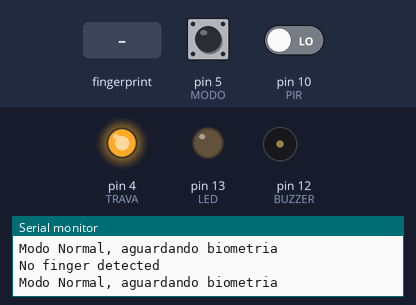
A sketch run on a simulated Arduino Uno, built with avr-gcc and run on an emulated ATmega328P. On the bench: output pins drawn as LEDs (lit = HIGH), buzzer (waves = sounding, pin HIGH), the last lines printed to the serial monitor. Dashed ring = blinking. The test bench sets the inputs (shaded band); at power-on: pin 5 (MODO) HIGH, pin 10 (PIR) LOW. The modem accepts every AT command (registered, SIM ready, sends succeed) and sends nothing else.

Above: at 7.9 s.
8.0 s: pin 5 (MODO) pulled LOW for 0.15 s
10.5 s: finger stored as number 1 placed on the sensor
12.3 s: pin 5 (MODO) pulled LOW for 1 s
16.3 s: pin 5 (MODO) driven LOW and pin 10 (PIR) driven HIGH
At 23.7 s:
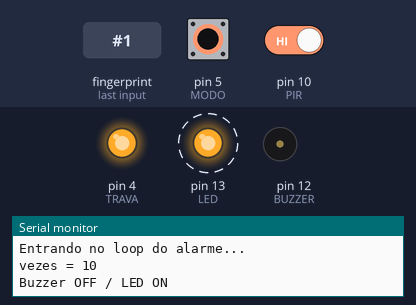
At 24.2 s:
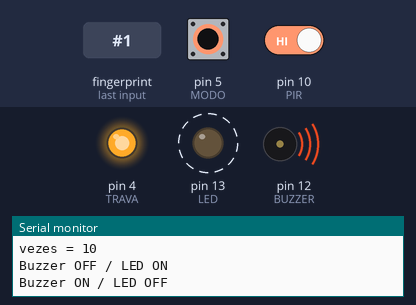
Timing chart, 0 to 25.3 s (numbered marks = the images above; inputs shaded):
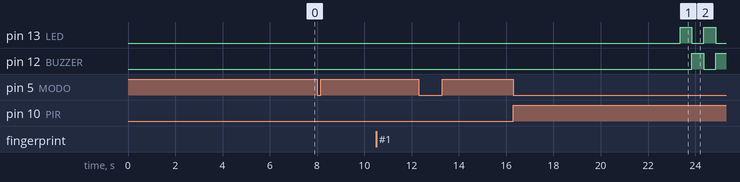

The sketch:

SIM_800L_PIR_buzzer_led__finger_14062022_EXCUTE.ino
```cpp
#include  <SoftwareSerial.h>

//*****************************************************************
// Parâmetros do Sensor Biométrico
//*****************************************************************
#include <Adafruit_Fingerprint.h>
SoftwareSerial mySerial(7, 8);
// Pinos do Sensor Biométrico
// Arduino -->  Sensor
//    8    -->   RX
//    7   -->    TX
Adafruit_Fingerprint finger = Adafruit_Fingerprint(&mySerial);

//******************************************************************

// Número do telefone do receptor do alarme com código do país
const String PHONE = "+5511982405573";


// pino RX do módulo GSM para Arduino 3
// pino TX do módulo GSM para Arduino 2
#define  rxPin  2
#define  txPin  3
SoftwareSerial sim800(rxPin,txPin);

// Definição dos pinos:
#define TRAVA 4
#define MODO 5
#define PIR 10
#define BUZZER 12
#define LED 13

bool statusModo = 0;
// Se o pino 5 estiver em HIGH, modo Normal. (Lê biometria e abre trava)
// Se o pino 5 estiver em LOW, modo Alarme. (Aguarda PIR e aciona LED e BUZZER, conforme função "Alarme")

bool valorPIR;

int sinal = 0;
int vezes = 10;

void  setup() {
  Serial.begin(9600); //Inicializando o serial monitor
  delay(50);

  finger.begin(57600);
  delay(50);

  Serial.println("");
  Serial.println("Inicializando!!");
  Serial.println("");
  delay(3000);

  inicializaBiometria();
  delay(1500);

  // inicializa o sensor como entrada

  sim800.begin(9600);
  Serial.println("SIM800L software inicializado");

  sim800.println("AT");
  delay(1000);

  pinMode(MODO, INPUT_PULLUP);
  pinMode(TRAVA, OUTPUT);
  pinMode(BUZZER,OUTPUT);
  pinMode(PIR, INPUT);
  pinMode(LED, OUTPUT);

  // Trava desligada em HIGH
  digitalWrite(TRAVA, HIGH);
}

void inicializaBiometria(){

  if (finger.verifyPassword()) {
    Serial.println("Sensor biométrico encontrado!");
  } else {
    Serial.println("Sensor biométrico não encontrado... :(");
    while (1) { delay(1); }
  }
  Serial.println(F("Reading sensor parameters"));
  finger.getParameters();
  Serial.print(F("Status: 0x")); Serial.println(finger.status_reg, HEX);
  Serial.print(F("Sys ID: 0x")); Serial.println(finger.system_id, HEX);
  Serial.print(F("Capacity: ")); Serial.println(finger.capacity);
  Serial.print(F("Security level: ")); Serial.println(finger.security_level);
  Serial.print(F("Device address: ")); Serial.println(finger.device_addr, HEX);
  Serial.print(F("Packet len: ")); Serial.println(finger.packet_len);
  Serial.print(F("Baud rate: ")); Serial.println(finger.baud_rate);
  finger.getTemplateCount();

  if (finger.templateCount == 0) {
    Serial.print("Sensor doesn't contain any fingerprint data. Please run the 'enroll' example.");
  }
  else {
    Serial.println("Waiting for valid finger...");
      Serial.print("Sensor contains "); Serial.print(finger.templateCount); Serial.println(" templates");
  }

}


void  loop(){
  statusModo = digitalRead(MODO);
  if(statusModo == HIGH) modoNormal();
  else modoAlarme();
}

void modoNormal(){
  Serial.println("Modo Normal, aguardando biometria");
  mySerial.listen();
  getFingerprintID();
  delay(50);
  int idEncontrado = finger.fingerID;
  if(idEncontrado == 100){
    Serial.println("Liberado :-) !!!!");
    delay(2000);
    Serial.println("");
    Serial.println("Trava ativada por um segundo...");
    digitalWrite(TRAVA, LOW);
    delay(1000);
    digitalWrite(TRAVA, HIGH);
    Serial.println("");
    Serial.println("Feito!");
    Serial.println("");
    idEncontrado = 0;
    finger.fingerID = 0;
    Serial.println("Aguarde...");
    Serial.println("");
    delay(2000);
  }

}

void modoAlarme()
{
sim800.listen();
////////////////////////////////////////////// _
while(sim800.available()){
  Serial.println(sim800.readString());
}
////////////////////////////////////////////// _
while(Serial.available()) {
  sim800.println(Serial.readString());
}
////////////////////////////////////////////// _

 int valorPIR = digitalRead(PIR);
  if (valorPIR == HIGH) { // verifica se o sensor é HIGH // estado = ALTO;
    Serial.println ("Movimento detectado!");
    Serial.println ("Ligando....");
    delay (1000);
    sim800.println ("ATD"+PHONE+";");
    delay (5000);
    vezes = 10;
    alarme();
    }
  else Serial.println("PIR desativado...");
}

void alarme(){
    Serial.println("Entrando no loop do alarme...");
    delay(1000);
    while(vezes != 0)
    {

    Serial.print("vezes = ");
    Serial.println(vezes);
    digitalWrite(BUZZER, LOW);
    digitalWrite(LED, HIGH);
    Serial.println("Buzzer OFF / LED ON");
    delay(500);
    digitalWrite(BUZZER, HIGH);
    digitalWrite(LED, LOW);
    Serial.println("Buzzer ON / LED OFF");
    delay(500);
    vezes--;
    }
}

uint8_t getFingerprintID() {
  uint8_t p = finger.getImage();
  switch (p) {
    case FINGERPRINT_OK:
      Serial.println("Image taken");
      break;
    case FINGERPRINT_NOFINGER:
      Serial.println("No finger detected");
      return p;
    case FINGERPRINT_PACKETRECIEVEERR:
      Serial.println("Communication error");
      return p;
    case FINGERPRINT_IMAGEFAIL:
      Serial.println("Imaging error");
      return p;
    default:
      Serial.println("Unknown error");
      return p;
  }

  // OK success!

  p = finger.image2Tz();
  switch (p) {
    case FINGERPRINT_OK:
      Serial.println("Image converted");
      break;
    case FINGERPRINT_IMAGEMESS:
      Serial.println("Image too messy");
      return p;
    case FINGERPRINT_PACKETRECIEVEERR:
      Serial.println("Communication error");
      return p;
    case FINGERPRINT_FEATUREFAIL:
      Serial.println("Could not find fingerprint features");
      return p;
    case FINGERPRINT_INVALIDIMAGE:
      Serial.println("Could not find fingerprint features");
      return p;
    default:
      Serial.println("Unknown error");
      return p;
  }

  // OK converted!
  p = finger.fingerSearch();
  if (p == FINGERPRINT_OK) {
    Serial.println("Found a print match!");
  } else if (p == FINGERPRINT_PACKETRECIEVEERR) {
    Serial.println("Communication error");
    return p;
  } else if (p == FINGERPRINT_NOTFOUND) {
    Serial.println("Did not find a match");
    return p;
  } else {
    Serial.println("Unknown error");
    return p;
  }

  // found a match!
  Serial.print("Found ID #"); Serial.print(finger.fingerID);
  Serial.print(" with confidence of "); Serial.println(finger.confidence);

  return finger.fingerID;
}

// returns -1 if failed, otherwise returns ID #
int getFingerprintIDez() {
  uint8_t p = finger.getImage();
  if (p != FINGERPRINT_OK)  return -1;

  p = finger.image2Tz();
  if (p != FINGERPRINT_OK)  return -1;

  p = finger.fingerFastSearch();
  if (p != FINGERPRINT_OK)  return -1;

  // found a match!
  Serial.print("Found ID #"); Serial.print(finger.fingerID);
  delay(1000);
  // Serial.print(" with confidence of "); Serial.println(finger.confidence);
  return finger.fingerID;
}
```

Measured:
- after the input at 16.3 s, pin 13 (LED): alternates HIGH for 0.50 s and LOW for 0.50 s, starting after 7.1 s; pin 12 (BUZZER): LOW → HIGH after 7.6 s, → LOW 0.50 s later, → HIGH 0.50 s later
